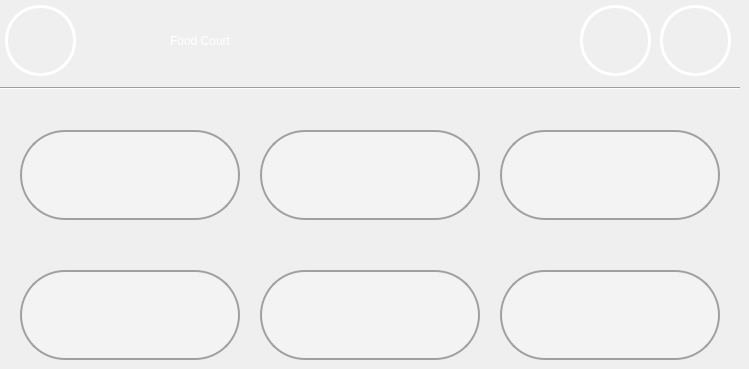
  <widget class="QWidget" name="FOOD">
   <widget class="QPushButton" name="bburr_food">
    <property name="geometry">
     <rect>
      <x>260</x>
      <y>270</y>
      <width>220</width>
      <height>90</height>
     </rect>
    </property>
    <property name="styleSheet">
     <string notr="true">background-color: rgb(243, 243, 243);
border-color: rgb(160, 160, 160);
border-style: solid;
border-width: 2px;
border-radius: 45px;</string>
    </property>
    <property name="text">
     <string/>
    </property>
    <property name="icon">
     <iconset>
      <normaloff>icons/Food/barburrito.png</normaloff>icons/Food/barburrito.png</iconset>
    </property>
    <property name="iconSize">
     <size>
      <width>200</width>
      <height>200</height>
     </size>
    </property>
    <property name="flat">
     <bool>true</bool>
    </property>
   </widget>
   <widget class="QPushButton" name="pret_food">
    <property name="geometry">
     <rect>
      <x>20</x>
      <y>130</y>
      <width>220</width>
      <height>90</height>
     </rect>
    </property>
    <property name="styleSheet">
     <string notr="true">background-color: rgb(243, 243, 243);
border-color: rgb(160, 160, 160);
border-style: solid;
border-width: 2px;
border-radius: 45px;</string>
    </property>
    <property name="text">
     <string/>
    </property>
    <property name="icon">
     <iconset>
      <normaloff>icons/Food/pretamanger.png</normaloff>icons/Food/pretamanger.png</iconset>
    </property>
    <property name="iconSize">
     <size>
      <width>220</width>
      <height>220</height>
     </size>
    </property>
    <property name="flat">
     <bool>false</bool>
    </property>
   </widget>
   <widget class="QPushButton" name="bking_food">
    <property name="geometry">
     <rect>
      <x>20</x>
      <y>270</y>
      <width>220</width>
      <height>90</height>
     </rect>
    </property>
    <property name="styleSheet">
     <string notr="true">background-color: rgb(243, 243, 243);
border-color: rgb(160, 160, 160);
border-style: solid;
border-width: 2px;
border-radius: 45px;</string>
    </property>
    <property name="text">
     <string/>
    </property>
    <property name="icon">
     <iconset>
      <normaloff>icons/Food/burgerking.png</normaloff>icons/Food/burgerking.png</iconset>
    </property>
    <property name="iconSize">
     <size>
      <width>90</width>
      <height>90</height>
     </size>
    </property>
    <property name="flat">
     <bool>true</bool>
    </property>
   </widget>
   <widget class="QPushButton" name="caffenero_food">
    <property name="geometry">
     <rect>
      <x>500</x>
      <y>130</y>
      <width>220</width>
      <height>90</height>
     </rect>
    </property>
    <property name="styleSheet">
     <string notr="true">background-color: rgb(243, 243, 243);
border-color: rgb(160, 160, 160);
border-style: solid;
border-width: 2px;
border-radius: 45px;</string>
    </property>
    <property name="text">
     <string/>
    </property>
    <property name="icon">
     <iconset>
      <normaloff>icons/Food/caffenero.png</normaloff>icons/Food/caffenero.png</iconset>
    </property>
    <property name="iconSize">
     <size>
      <width>150</width>
      <height>150</height>
     </size>
    </property>
    <property name="flat">
     <bool>true</bool>
    </property>
   </widget>
   <widget class="QPushButton" name="yo_food">
    <property name="geometry">
     <rect>
      <x>500</x>
      <y>270</y>
      <width>220</width>
      <height>90</height>
     </rect>
    </property>
    <property name="styleSheet">
     <string notr="true">background-color: rgb(243, 243, 243);
border-color: rgb(160, 160, 160);
border-style: solid;
border-width: 2px;
border-radius: 45px;</string>
    </property>
    <property name="text">
     <string/>
    </property>
    <property name="icon">
     <iconset>
      <normaloff>icons/Food/yo-sushi.png</normaloff>icons/Food/yo-sushi.png</iconset>
    </property>
    <property name="iconSize">
     <size>
      <width>180</width>
      <height>180</height>
     </size>
    </property>
    <property name="flat">
     <bool>true</bool>
    </property>
   </widget>
   <widget class="QPushButton" name="kk_food">
    <property name="geometry">
     <rect>
      <x>260</x>
      <y>130</y>
      <width>220</width>
      <height>90</height>
     </rect>
    </property>
    <property name="styleSheet">
     <string notr="true">background-color: rgb(243, 243, 243);
border-color: rgb(160, 160, 160);
border-style: solid;
border-width: 2px;
border-radius: 45px;</string>
    </property>
    <property name="text">
     <string/>
    </property>
    <property name="icon">
     <iconset>
      <normaloff>icons/Food/kk.png</normaloff>icons/Food/kk.png</iconset>
    </property>
    <property name="iconSize">
     <size>
      <width>200</width>
      <height>200</height>
     </size>
    </property>
    <property name="flat">
     <bool>true</bool>
    </property>
   </widget>
   <widget class="QPushButton" name="info_4">
    <property name="geometry">
     <rect>
      <x>580</x>
      <y>5</y>
      <width>71</width>
      <height>71</height>
     </rect>
    </property>
    <property name="styleSheet">
     <string notr="true">color: rgb(255, 255, 255);
border-style: solid;
border-width: 3px;
border-radius: 35px;</string>
    </property>
    <property name="text">
     <string/>
    </property>
    <property name="icon">
     <iconset>
      <normaloff>icons/UI Icons/question_grey.png</normaloff>icons/UI Icons/question_grey.png</iconset>
    </property>
    <property name="iconSize">
     <size>
      <width>65</width>
      <height>65</height>
     </size>
    </property>
    <property name="flat">
     <bool>true</bool>
    </property>
   </widget>
   <widget class="QPushButton" name="back_to_where_food">
    <property name="geometry">
     <rect>
      <x>5</x>
      <y>5</y>
      <width>71</width>
      <height>71</height>
     </rect>
    </property>
    <property name="autoFillBackground">
     <bool>false</bool>
    </property>
    <property name="styleSheet">
     <string notr="true">color: rgb(255, 255, 255);
border-style: solid;
border-width: 3px;
border-radius: 35px;</string>
    </property>
    <property name="text">
     <string/>
    </property>
    <property name="icon">
     <iconset>
      <normaloff>icons/UI Icons/back_grey.png</normaloff>icons/UI Icons/back_grey.png</iconset>
    </property>
    <property name="iconSize">
     <size>
      <width>65</width>
      <height>65</height>
     </size>
    </property>
    <property name="flat">
     <bool>true</bool>
    </property>
   </widget>
   <widget class="QPushButton" name="exit_4">
    <property name="geometry">
     <rect>
      <x>660</x>
      <y>5</y>
      <width>71</width>
      <height>71</height>
     </rect>
    </property>
    <property name="styleSheet">
     <string notr="true">color: rgb(255, 255, 255);
border-style: solid;
border-width: 3px;
border-radius: 35px;</string>
    </property>
    <property name="text">
     <string/>
    </property>
    <property name="icon">
     <iconset>
      <normaloff>icons/UI Icons/cross.png</normaloff>icons/UI Icons/cross.png</iconset>
    </property>
    <property name="iconSize">
     <size>
      <width>65</width>
      <height>65</height>
     </size>
    </property>
    <property name="flat">
     <bool>true</bool>
    </property>
   </widget>
   <widget class="Line" name="line_3">
    <property name="geometry">
     <rect>
      <x>0</x>
      <y>80</y>
      <width>740</width>
      <height>16</height>
     </rect>
    </property>
    <property name="frameShadow">
     <enum>QFrame::Sunken</enum>
    </property>
    <property name="lineWidth">
     <number>1</number>
    </property>
    <property name="orientation">
     <enum>Qt::Horizontal</enum>
    </property>
   </widget>
   <widget class="QLabel" name="food_court_label">
    <property name="geometry">
     <rect>
      <x>170</x>
      <y>10</y>
      <width>391</width>
      <height>61</height>
     </rect>
    </property>
    <property name="styleSheet">
     <string notr="true">font: 20 50pt &quot;montserrat&quot;;
color: rgb(255, 255, 255);</string>
    </property>
    <property name="text">
     <string>Food Court</string>
    </property>
   </widget>
   <zorder>line_3</zorder>
   <zorder>bburr_food</zorder>
   <zorder>pret_food</zorder>
   <zorder>bking_food</zorder>
   <zorder>caffenero_food</zorder>
   <zorder>yo_food</zorder>
   <zorder>kk_food</zorder>
   <zorder>info_4</zorder>
   <zorder>back_to_where_food</zorder>
   <zorder>exit_4</zorder>
   <zorder>food_court_label</zorder>
  </widget>
